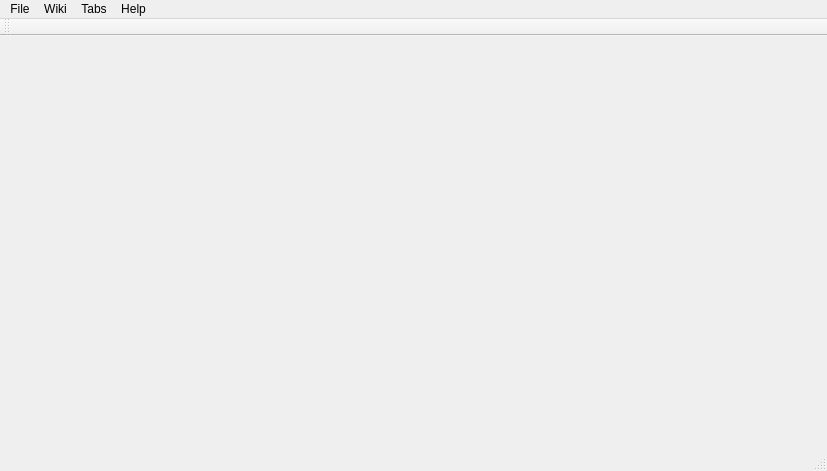
<?xml version="1.0" encoding="UTF-8"?>
<ui version="4.0">
 <class>MainWindow</class>
 <widget class="QMainWindow" name="MainWindow">
  <property name="geometry">
   <rect>
    <x>0</x>
    <y>0</y>
    <width>827</width>
    <height>471</height>
   </rect>
  </property>
  <property name="windowTitle">
   <string>Smuggle</string>
  </property>
  <widget class="QWidget" name="centralWidget"/>
  <widget class="QMenuBar" name="menuBar">
   <property name="geometry">
    <rect>
     <x>0</x>
     <y>0</y>
     <width>827</width>
     <height>21</height>
    </rect>
   </property>
   <widget class="QMenu" name="menuFile">
    <property name="title">
     <string>File</string>
    </property>
    <addaction name="actionOpen_datafile"/>
    <addaction name="actionManage_wikis"/>
    <addaction name="actionUpdate_content"/>
    <addaction name="separator"/>
    <addaction name="actionExit"/>
   </widget>
   <widget class="QMenu" name="menuHelp">
    <property name="title">
     <string>Help</string>
    </property>
    <addaction name="actionAbout"/>
   </widget>
   <widget class="QMenu" name="menuWiki">
    <property name="title">
     <string>Wiki</string>
    </property>
    <addaction name="actionCreate_wiki"/>
    <addaction name="actionImport_pages"/>
    <addaction name="actionUpdate_meta_information"/>
    <addaction name="separator"/>
    <addaction name="actionDelete_wiki"/>
   </widget>
   <widget class="QMenu" name="menuTabs">
    <property name="title">
     <string>Tabs</string>
    </property>
    <addaction name="actionOpen"/>
    <addaction name="actionClose"/>
   </widget>
   <addaction name="menuFile"/>
   <addaction name="menuWiki"/>
   <addaction name="menuTabs"/>
   <addaction name="menuHelp"/>
  </widget>
  <widget class="QToolBar" name="mainToolBar">
   <attribute name="toolBarArea">
    <enum>TopToolBarArea</enum>
   </attribute>
   <attribute name="toolBarBreak">
    <bool>false</bool>
   </attribute>
  </widget>
  <widget class="QStatusBar" name="statusBar"/>
  <action name="actionCreate_wiki">
   <property name="text">
    <string>Create link</string>
   </property>
  </action>
  <action name="actionManage_wikis">
   <property name="text">
    <string>Manage wikis</string>
   </property>
  </action>
  <action name="actionUpdate_content">
   <property name="text">
    <string>Update content</string>
   </property>
  </action>
  <action name="actionExit">
   <property name="text">
    <string>Exit</string>
   </property>
  </action>
  <action name="actionAbout">
   <property name="text">
    <string>About</string>
   </property>
  </action>
  <action name="actionOpen_datafile">
   <property name="text">
    <string>Open datafile</string>
   </property>
  </action>
  <action name="actionImport_pages">
   <property name="text">
    <string>Import pages</string>
   </property>
  </action>
  <action name="actionUpdate_meta_information">
   <property name="text">
    <string>Update meta information</string>
   </property>
  </action>
  <action name="actionDelete_wiki">
   <property name="text">
    <string>Delete wiki</string>
   </property>
  </action>
  <action name="actionOpen">
   <property name="text">
    <string>Open</string>
   </property>
  </action>
  <action name="actionClose">
   <property name="text">
    <string>Close</string>
   </property>
  </action>
 </widget>
 <layoutdefault spacing="6" margin="11"/>
 <resources/>
 <connections/>
</ui>
